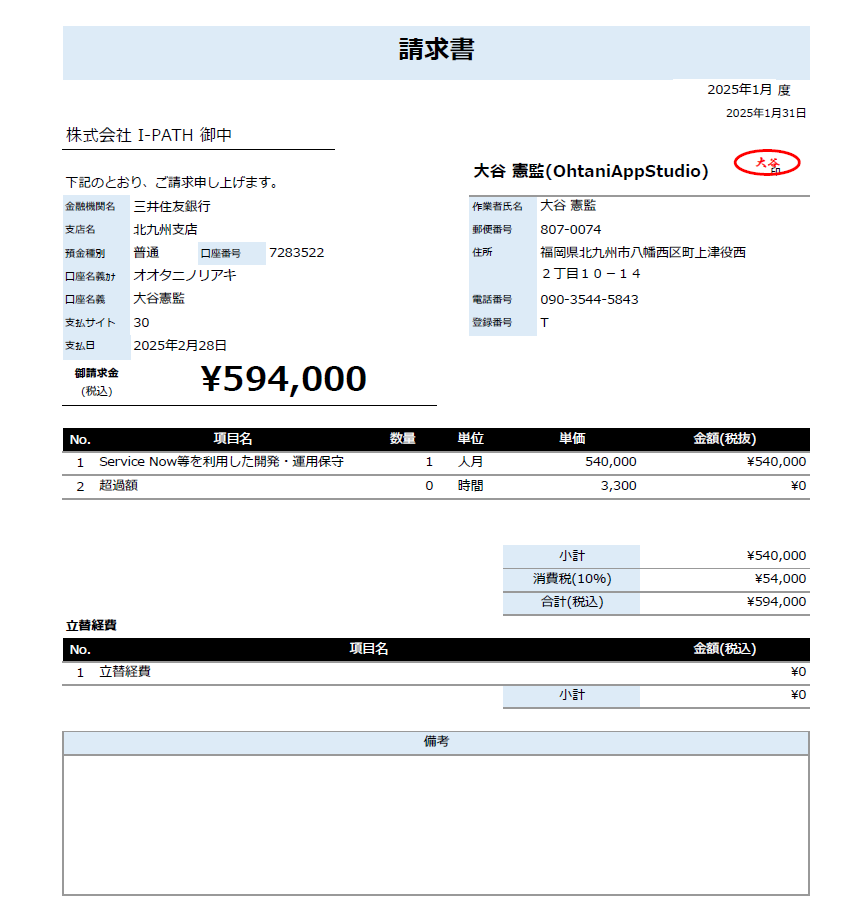
#> input picture 20250719_文字認識/請求書.png, 859 x 910 px
$ python 070_.py
#> lines starting #> are read from the running program, lines starting #| are printed output that depends on the picture; after the words box and inside, x2 and y2 are one past the last pixel; in counts of white or black regions, pixels touching at a corner belong together
from PIL import Image
import cv2
import numpy as np
import matplotlib.pyplot as plt
import os

# ファイルパス
image_path = '請求書.png'

# 1. 読み込み（PIL → NumPy → BGR）
img_pil = Image.open(image_path).convert('RGB')
img = np.array(img_pil)
img = cv2.cvtColor(img, cv2.COLOR_RGB2BGR)

# 表示用のRGB変換
img_rgb = cv2.cvtColor(img, cv2.COLOR_BGR2RGB)

# 2. グレースケール化
gray = cv2.cvtColor(img, cv2.COLOR_BGR2GRAY)

# 3. ノイズ除去（やや弱めのガウシアンブラー）
blurred = cv2.GaussianBlur(gray, (3, 3), 0)

# 4. 二値化（適応的二値化：局所領域に強い）
adaptive = cv2.adaptiveThreshold(blurred, 255,
                                 cv2.ADAPTIVE_THRESH_GAUSSIAN_C,
                                 cv2.THRESH_BINARY,
                                 blockSize=11,  # 奇数
                                 C=2)
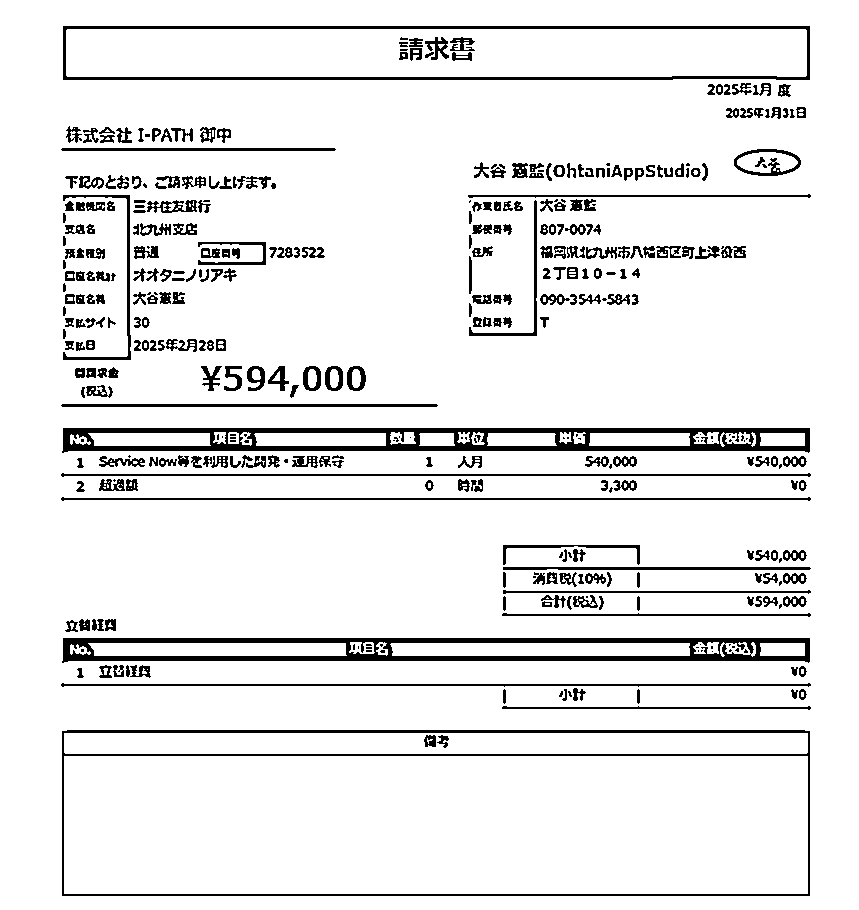
#> adaptive: shape (910, 859); 91.6% white; 399 black regions (87 under 20 px)

# 5. 輪郭検出（小文字や細かい領域も拾える設定）
contours, _ = cv2.findContours(adaptive, cv2.RETR_TREE, cv2.CHAIN_APPROX_SIMPLE)
#> contours = 733 contours, 354 with area under 20; largest, box (x1, y1, x2, y2) and area: (0, 0, 859, 910) 779922, (61, 729, 811, 897) 125070, (64, 756, 808, 894) 101791, (62, 25, 811, 81) 41035, (66, 29, 807, 77) 34673
contour_img = img.copy()
for cnt in contours:
    x, y, w, h = cv2.boundingRect(cnt)
    if 5 < w < 300 and 5 < h < 100:  # 小さすぎず大きすぎない矩形
        cv2.rectangle(contour_img, (x, y), (x+w, y+h), (0, 255, 0), 1)
#> this loop made 733 passes
#> (x, y, w, h) on passes 2, 4, 5: (61, 729, 750, 168), (64, 733, 744, 21), (436, 734, 14, 15)
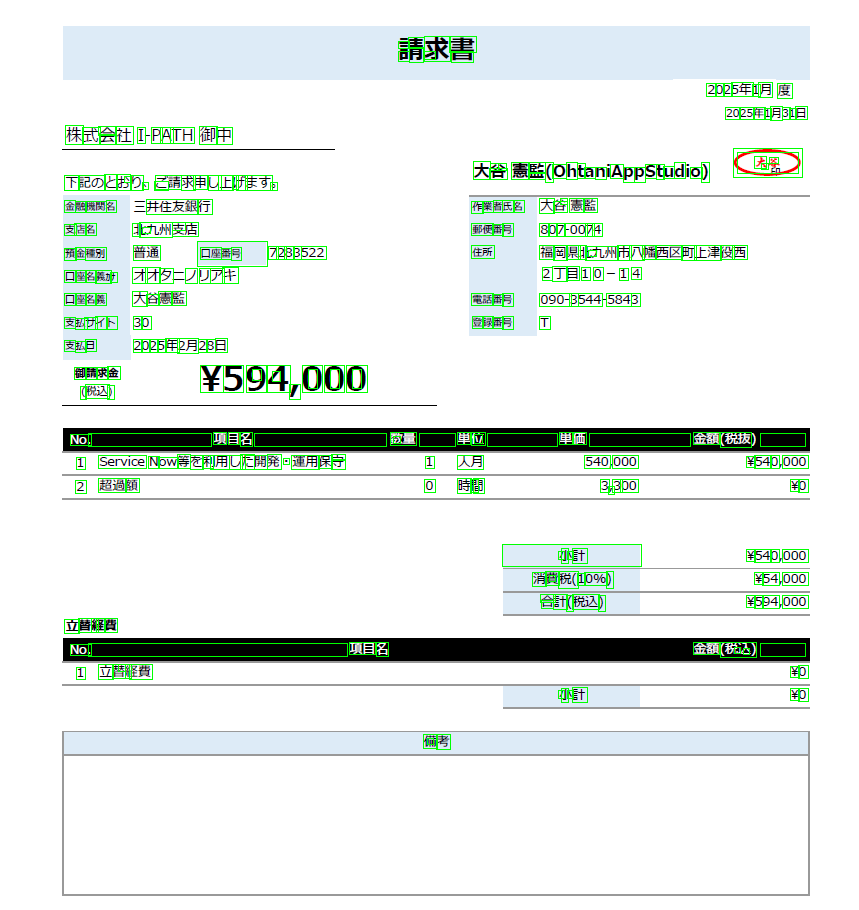
#> contour_img: shape (910, 859, 3); mean B, G, R 231.9, 236.6, 229

# Contours画像もRGBに変換
contour_rgb = cv2.cvtColor(contour_img, cv2.COLOR_BGR2RGB)

# 6. 結果表示（ステップごと）
titles = ['Original', 'Grayscale', 'Blurred', 'Binary', 'Contours']
images = [img_rgb, gray, blurred, adaptive, contour_rgb]

plt.figure(figsize=(15, 6))
for i in range(5):
    plt.subplot(1, 5, i+1)
    cmap = 'gray' if i in [1, 2, 3] else None
    plt.imshow(images[i], cmap=cmap)
    plt.title(titles[i])
    plt.axis('off')
plt.tight_layout()
#plt.show()

# 7. 切り出し保存フォルダを作成
output_dir = 'crops'
os.makedirs(output_dir, exist_ok=True)

# 8. 有効な輪郭を抽出し、切り出し保存・表示
crop_count = 0
for i, cnt in enumerate(contours):
    x, y, w, h = cv2.boundingRect(cnt)

    # フィルタリング条件（前処理と同じ）
    if 5 < w < 300 and 5 < h < 100:
        roi = img[y:y+h, x:x+w]  # 元画像から切り出し（BGR）

        # ファイル保存（PNG）
        save_path = os.path.join(output_dir, f'crop_{crop_count:03}.png')
        cv2.imwrite(save_path, roi)
        crop_count += 1

        # 表示（RGBに変換して matplotlibで）
        #roi_rgb = cv2.cvtColor(roi, cv2.COLOR_BGR2RGB)
        #plt.imshow(roi_rgb)
        plt.title(f'Crop {crop_count}')
        plt.axis('off')
        plt.show()

print(f"{crop_count}個の領域を切り出して「{output_dir}/」に保存しました。")
#| 335個の領域を切り出して「crops/」に保存しました。
